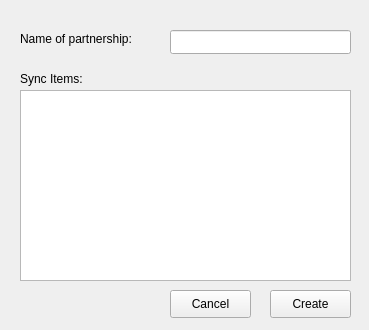
<ui version="4.0" >
 <class>synce_kpm_create_pshipwindow</class>
 <widget class="QWidget" name="synce_kpm_create_pshipwindow" >
  <property name="windowModality" >
   <enum>Qt::ApplicationModal</enum>
  </property>
  <property name="geometry" >
   <rect>
    <x>0</x>
    <y>0</y>
    <width>369</width>
    <height>330</height>
   </rect>
  </property>
  <property name="windowTitle" >
   <string>Create Parternship</string>
  </property>
  <widget class="QListView" name="viewSyncItems" >
   <property name="geometry" >
    <rect>
     <x>20</x>
     <y>90</y>
     <width>331</width>
     <height>191</height>
    </rect>
   </property>
  </widget>
  <widget class="QPushButton" name="button_create" >
   <property name="geometry" >
    <rect>
     <x>270</x>
     <y>290</y>
     <width>81</width>
     <height>28</height>
    </rect>
   </property>
   <property name="text" >
    <string>Create</string>
   </property>
  </widget>
  <widget class="QPushButton" name="button_cancel" >
   <property name="geometry" >
    <rect>
     <x>170</x>
     <y>290</y>
     <width>81</width>
     <height>28</height>
    </rect>
   </property>
   <property name="text" >
    <string>Cancel</string>
   </property>
  </widget>
  <widget class="QLineEdit" name="namePartnership" >
   <property name="geometry" >
    <rect>
     <x>170</x>
     <y>30</y>
     <width>181</width>
     <height>24</height>
    </rect>
   </property>
   <property name="maxLength" >
    <number>20</number>
   </property>
  </widget>
  <widget class="QLabel" name="label" >
   <property name="geometry" >
    <rect>
     <x>20</x>
     <y>30</y>
     <width>141</width>
     <height>18</height>
    </rect>
   </property>
   <property name="text" >
    <string>Name of partnership:</string>
   </property>
  </widget>
  <widget class="QLabel" name="label_2" >
   <property name="geometry" >
    <rect>
     <x>20</x>
     <y>70</y>
     <width>141</width>
     <height>18</height>
    </rect>
   </property>
   <property name="text" >
    <string>Sync Items:</string>
   </property>
  </widget>
 </widget>
 <resources/>
 <connections/>
</ui>
